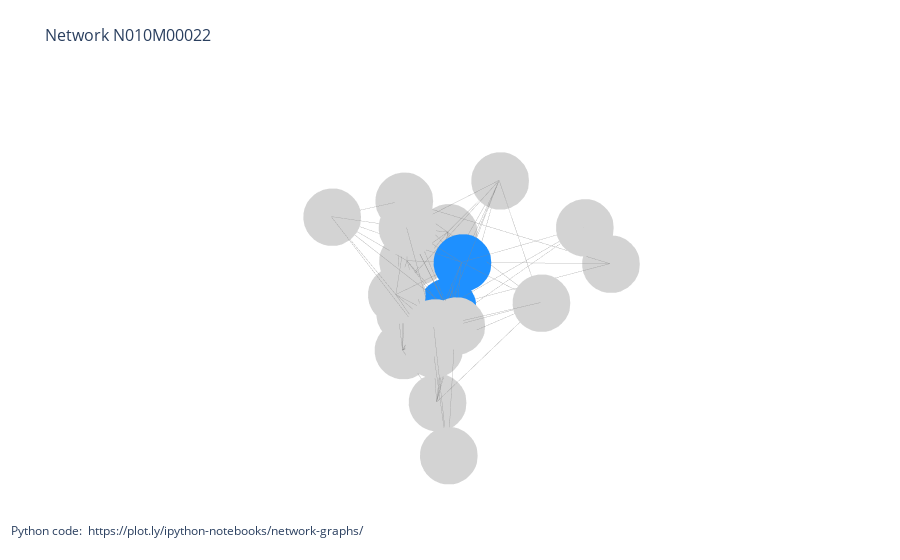

Write notebook code for a chart like this one.
### Markdown cell above
# 3D rendering of networks

### Code cell
network = networksToPlot[0]
moduleID = network.rsplit('/',1)[1].replace('.abc','') #extract module ID from the module file

#Define the edgeweight file
edgeWeightFile = network

#Matplotlib defined clearing and size determination of plot
"""fig = plt.figure(figsize=[20,20])
ax = plt.subplot(111)"""

#Create empty graph for networkX
G = nx.Graph()
G = nx.read_weighted_edgelist(edgeWeightFile)
pos=nx.spring_layout(G, dim=3) #This is a randomized layout of the network

labels = pos.keys()

#Edge traces
edge_trace = go.Scatter3d(
    x=[],
    y=[],
    z=[],
    line=dict(width=0.5,color='#888'),
    hoverinfo='none',
    mode='lines')

for edge in G.edges():
    x0, y0, z0 = pos[edge[0]]#G.node[edge[0]]['pos']
    x1, y1, z1 = pos[edge[1]] #G.node[edge[1]]['pos']
    edge_trace['x'] += tuple([x0, x1, None])
    edge_trace['y'] += tuple([y0, y1, None])
    edge_trace['z'] += tuple([z0, z1, None])

#NODE TRACES
node_trace = go.Scatter3d(
    x=[],
    y=[],
    z=[],
    text=[],
    mode='markers',
    hoverinfo='text',
    marker=dict(
        color=[],
        size=20,
        ))

#ADD X,Y POSITIONS OF EACH NODE/GENE
for node in G.nodes():
    x, y, z = pos[node]
    node_trace['x'] += tuple([x])
    node_trace['y'] += tuple([y])
    node_trace['z'] += tuple([z])


#DEFINE COLORS OF NODES
colors = []

for node in G.nodes():
    geneID = node 
    #If gene is in candidate gene list -- then they're blue, else they're gray
    if geneID in geneList:
        colors.append('dodgerblue')
    else:
        colors.append('lightgray')
    #node_info = '# of connections: '+str(len(adjacencies[1]))
    node_trace['text'] +=tuple([geneID])
    
node_trace['marker']['color'] = colors

axis=dict(showbackground=False,
          showline=False,
          zeroline=False,
          showgrid=False,
          showticklabels=False,
          title=''
          )

#DRAW GRAPH
fig = go.Figure(data=[edge_trace, node_trace],
             layout=go.Layout(
                title='<br>Network %s' % moduleID,
                titlefont=dict(size=16),
                showlegend=False,
                hovermode='closest',
                margin=dict(b=20,l=5,r=5,t=40),
                annotations=[ dict(
                    text="Python code: <a href='https://plot.ly/ipython-notebooks/network-graphs/'> https://plot.ly/ipython-notebooks/network-graphs/</a>",
                    showarrow=False,
                    xref="paper", yref="paper",
                    x=0.005, y=-0.002 ) ],
                plot_bgcolor= 'rgba(0,0,0,0)',
                #xaxis=dict(showgrid=False, zeroline=False, showticklabels=False),
                #yaxis=dict(showgrid=False, zeroline=False, showticklabels=False)))
                scene=dict(
                xaxis=dict(axis),
                yaxis=dict(axis),
                zaxis=dict(axis))))
iplot(fig, filename='networkx')

### Figure 1 — Plotly figure (JSON) as saved in the notebook; plotly's stock layout.template omitted (floating-point values rounded to 4 significant figures; data arrays with more than 128 entries replaced by an {"elided": "..."} marker saying what was removed)
{"data": [{"hoverinfo": "none", "line": {"color": "#888", "width": 0.5}, "mode": "lines", "type": "scatter3d", "x": {"elided": "297 float values"}, "y": {"elided": "297 float values"}, "z": {"elided": "297 float values"}}, {"hoverinfo": "text", "marker": {"color": ["lightgray", "lightgray", "lightgray", "lightgray", "dodgerblue", "dodgerblue", "lightgray", "lightgray", "lightgray", "lightgray", "lightgray", "lightgray", "lightgray", "lightgray", "lightgray", "lightgray", "lightgray", "lightgray", "lightgray", "lightgray", "lightgray"], "size": 20}, "mode": "markers", "text": ["Sevir.3G067800", "Sevir.7G022600", "Sevir.9G110700", "Sevir.4G227600", "Sevir.5G254600", "Sevir.5G058900", "Sevir.5G384100", "Sevir.8G223900", "Sevir.7G235000", "Sevir.7G007600", "Sevir.6G184600", "Sevir.4G038600", "Sevir.9G561400", "Sevir.3G301200", "Sevir.2G076801", "Sevir.1G057300", "Sevir.3G036900", "Sevir.7G069833", "Sevir.3G393600", "Sevir.5G055200", "Sevir.9G382900"], "type": "scatter3d", "x": [0.1523, 0.2446, -0.2158, -0.005515, 0.06343, -0.07078, 0.2502, 0.3332, 0.02585, -0.155, -0.4695, 0.2771, -0.3806, 0.2515, -0.557, 0.4255, 0.5597, -1, 0.04299, 0.8573, -0.6295], "y": [-0.2556, 0.1584, -0.6629, -0.1238, 0.06469, 0.05283, -0.1653, 0.2318, -0.3159, -0.5379, -0.03075, 0.3466, -0.3721, -0.03952, 0.5245, -0.4688, 0.4843, 0.4891, 0.7024, 0.8745, -0.9564], "z": [-0.5512, -0.6622, -0.6722, -0.4183, -0.07493, 0.1655, -0.0107, -0.1324, 0.05354, 0.3176, 0.5189, 0.06416, 0.06749, 0.4856, 0.3901, 0.4527, 0.2903, -0.06762, 0.2765, -0.01463, -0.4781]}], "layout": {"annotations": [{"showarrow": false, "text": "Python code: <a href='https://plot.ly/ipython-notebooks/network-graphs/'> https://plot.ly/ipython-notebooks/network-graphs/</a>", "x": 0.005, "xref": "paper", "y": -0.002, "yref": "paper"}], "hovermode": "closest", "margin": {"b": 20, "l": 5, "r": 5, "t": 40}, "plot_bgcolor": "rgba(0,0,0,0)", "scene": {"xaxis": {"showbackground": false, "showgrid": false, "showline": false, "showticklabels": false, "title": {"text": ""}, "zeroline": false}, "yaxis": {"showbackground": false, "showgrid": false, "showline": false, "showticklabels": false, "title": {"text": ""}, "zeroline": false}, "zaxis": {"showbackground": false, "showgrid": false, "showline": false, "showticklabels": false, "title": {"text": ""}, "zeroline": false}}, "showlegend": false, "title": {"font": {"size": 16}, "text": "<br>Network N010M00022"}}}
